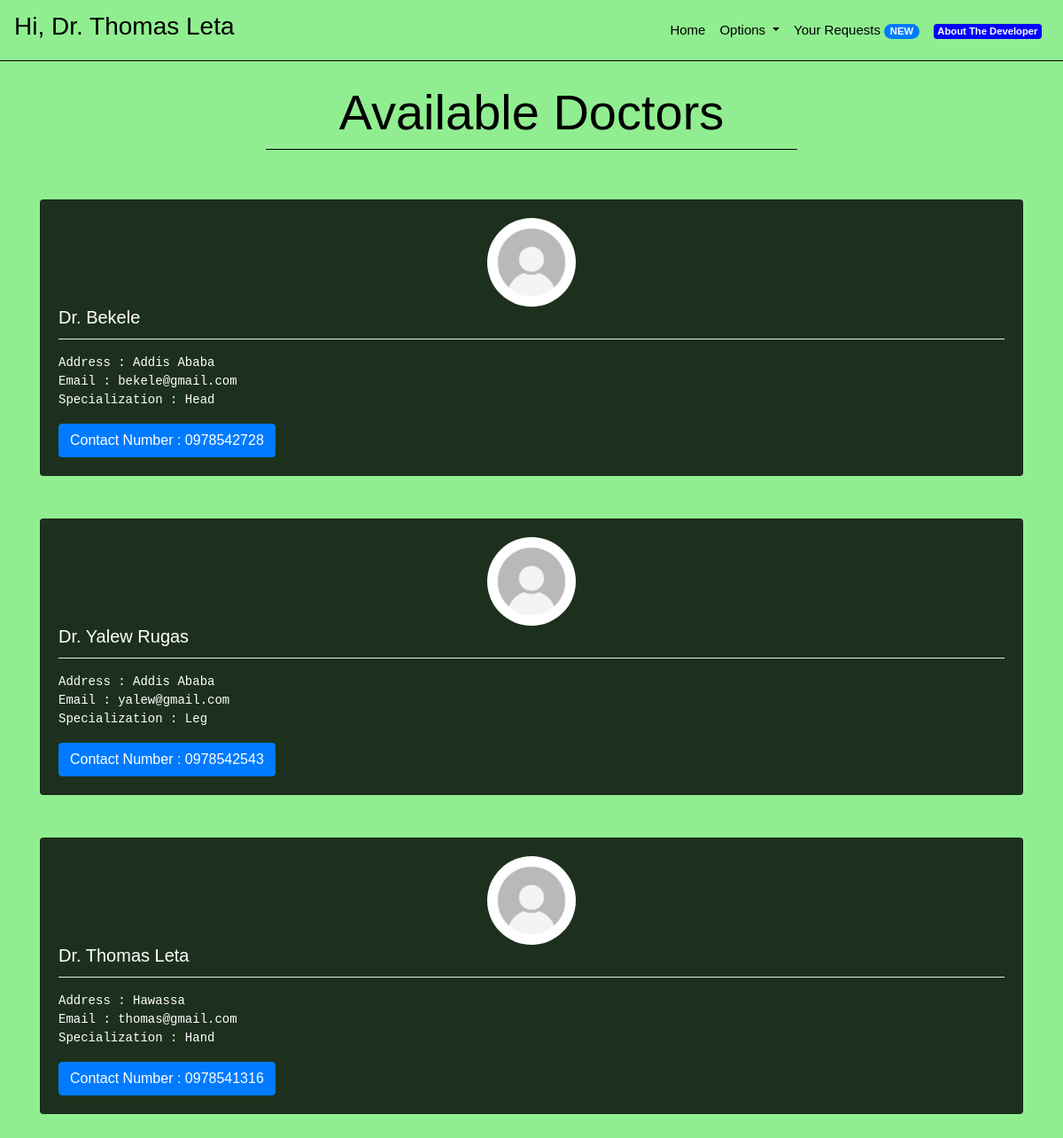
The app's page /doctors (signed in) with its own data.
### core/models.py (models this page shows, shortened)
class Doctor(models.Model):
    name = models.CharField(max_length = 30)
    address = models.CharField(max_length = 100)
    contactNumber = models.CharField(unique = True, max_length = 10)
    email = models.EmailField(unique = True, max_length = 255)
    specialization = models.CharField(max_length = 100)
    passwordHash = models.CharField(max_length = 64)
    emailHash = models.CharField(max_length = 64)
    image = models.ImageField(upload_to='profile_images/', default='profile_images/default.jpg')

### core/views.py (the view)
# urls.py: path('doctors', views.doctors, name = "doctors"),
def doctors(request):
    context = {
        "doctors" : Doctor.objects.all(),
        "message":"Please Login First."
    }
    if request.session.get('isLoggedIn', False):
        response = render(request,"core/doctors.html",context)
        return responseHeadersModifier(response)
    else:
        response = render(request, "core/doctors.html", context)
        return responseHeadersModifier(response)

### core/views.py (called while the page is built)
def responseHeadersModifier(response):
    response["Cache-Control"] = "no-cache, no-store, must-revalidate"
    response["Pragma"] = "no-cache"
    response["Expires"] = "0"
    return response

### core/templates/core/doctors.html (shortened to what this page needs)
{% extends "core/base.html" %}
{% block bodytag %}
{% load static %}
<body background="{% static 'core/images/back.png' %}" style="background-size: auto auto;">
    {% endblock %}
    {% block body %}
    <br>
    <h1 style="text-align:center;color:black;" class="display-4">
        Available Doctors
    </h1>
    <li class="dropdown-divider" style="margin-left:25%;margin-right:25%;border-color:black"></li>
    <br>
    <br>
    {% if request.session.isLoggedIn %}
    {% for doctor in doctors %}
    <div class="row container" style="margin: 0 auto;">
        <div class="col-sm-12">
            <div class="card" style="background:rgba(0,0,0,0.8);color:white;">
                <div class="card-body">
                    <img class="doctor-image" src="{{ doctor.image.url }}" alt="Doctor Image">
                    <h5 class="card-title">Dr. {{ doctor.name }}</h5>
                    <li class="dropdown-divider"></li>
                    <p class="card-text">
                    <pre
                        style="color:white">Address : {{ doctor.address }}<br>Email : {{ doctor.email }}<br>Specialization : {{ doctor.specialization }}</pre>
                    </p>
                    <a href="#" class="btn btn-primary">Contact Number : {{ doctor.contactNumber }}</a>
                </div>
            </div>
        </div>
    </div>
    <br>
    <br>
    {% empty %}
    <h1 style="text-align:center;color:white">
        Sorry! No doctors available right now. Please try again later!
    </h1>
    {% endfor %}
    {% else %}
    {% if message %}
    <div style="text-align:center;margin:0 auto;" class="alert alert-warning" role="alert">
        {{ message }}
    </div>
    {% endif %}
    {% endif %}
    {% endblock %}

### core/templates/core/base.html (shortened to what this page needs)
{% load static %}
<!doctype html>
<html lang="en">
<head>
    <link rel="stylesheet" href="https://stackpath.bootstrapcdn.com/bootstrap/4.2.1/css/bootstrap.min.css">
    <link rel="stylesheet" href="{% static 'core/css/style.css' %}">
    <link rel="stylesheet" href="{% static 'core/css/aboutstyle.css' %}">
    <link rel="stylesheet" href="{% static 'core/css/responsive.css' %}">
    <link rel="stylesheet" href="https://cdnjs.cloudflare.com/ajax/libs/font-awesome/4.7.0/css/font-awesome.min.css">
</head>
{% block bodytag %}
{% endblock %}
<nav class="navbar navbar-expand-lg navbar-light bg-transparent">
    {% if request.session.isLoggedIn %}
    <a class="navbar-brand" href="/">
        <h3 style="color:black;text-align:center">Hi,{% if request.session.isDoctor %} Dr.{% endif %} {{ request.session.Name }}</h3>
    </a>
    {% else %}
    <a class="navbar-brand" href="/">
        <h2 style="color:black;text-align:center">Enen</h2>
    </a>
    {% endif %}
    <div class="collapse navbar-collapse" id="navbarSupportedContent">
        <ul class="navbar-nav ml-auto">
            <li class="nav-item active">
                <a class="nav-link" href="{% url 'index' %}" style="color:black">Home </a>
            </li>
            {% if request.session.isLoggedIn %}
            <li class="nav-item dropdown">
                <a class="nav-link dropdown-toggle" style="color:black" href="#" id="navbarDropdown" role="button"
                    data-toggle="dropdown" aria-haspopup="true" aria-expanded="false">
                    Options
                </a>
            </li>
            {% endif %}
            {% if request.session.isLoggedIn %}
            <li class="nav-item">
                <a class="nav-link" href="{% url 'login' %}" style="color:black">Your Requests <span
                        class="badge badge-primary badge-pill">{{ request.session.numberNewAssistances }}
                        NEW</span></a>
            </li>
            {% else %}
            <li class="nav-item">
                <a class="nav-link" href="{% url 'login' %}" style="color:black">Login</a>
            </li>
            {% endif %}
            <li class="nav-item">
                <a class="nav-link" href="{% url 'about' %}" style="color:black"><span style="background-color: blue" class="badge badge-secondary">About The Developer</span></a>
            </li>
        </ul>
    </div>
</nav>
<li class="dropdown-divider" style="margin-top:0px;margin-bottom:0px;border-color:black"></li>
{% block body %}
{% endblock %}
</body>
</html>

### core/static/core/css/style.css (style rules this page uses)
body { font-family: 'Nunito', sans-serif; color: #000000; background-color: #fefefe; overflow-x: hidden; }
@media (min-width: 1200px) { .container { max-width: 1170px; } }
.patient-image, .doctor-image { width: 100px; height: 100px; border-radius: 50%; object-fit: cover; display: block; margin: 0 auto; }

### core/static/core/css/aboutstyle.css (style rules this page uses)
* { margin: 0; padding: 0; border: 0; outline: none; }
p { font-size: 15px; line-height: 1.6; font-weight: 500; }
a { font-family: 'Quicksand', sans-serif; font-size: 15px; color: #555555; }
img { max-width: 100%; height: auto; }

### records on screen
Doctor: session.Name "Thomas Leta", image (placeholder picture), name "Thomas Leta", address "Hawassa", email "thomas@gmail.com", specialization "Hand", contactNumber "0978541316"
Doctor: image (placeholder picture), name "Bekele", address "Addis Ababa", email "bekele@gmail.com", specialization "Head", contactNumber "0978542728"
Doctor: image (placeholder picture), name "Yalew Rugas", address "Addis Ababa", email "yalew@gmail.com", specialization "Leg", contactNumber "0978542543"
